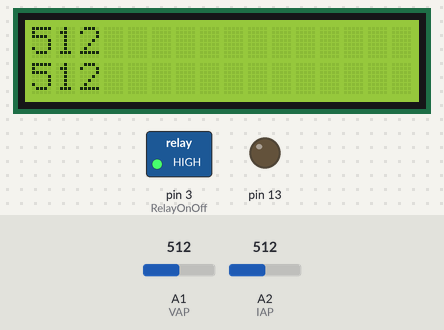
A sketch run on a simulated Arduino Uno, built with avr-gcc and run on an emulated ATmega328P. Parts: 16×2 character LCD, switched loads named in the sketch (green lamp = pin HIGH), output pins drawn as LEDs (lit = HIGH). The test bench sets the inputs (shaded band); at power-on: A1 (VAP) = 512, A2 (IAP) = 512.

Above: at 0.1 s.
At 127.1 s:
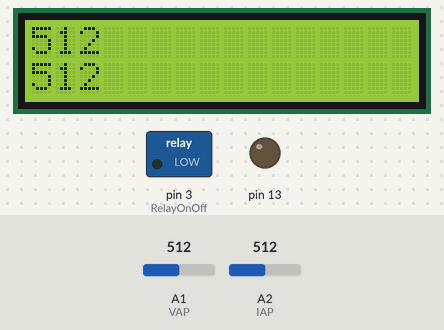
Timing chart, 0 to 128.6 s (numbered marks = the images above):
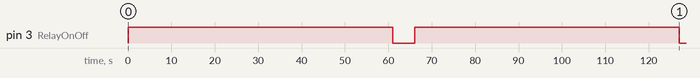

The sketch:

Battery_Tester_23_02_18.ino
```cpp
#include <Arduino.h>
#include <LiquidCrystal.h>

/*Battery Testing Program
23 Feburary 2018

Expects:
LCD Monitor Attached,
VA form Attopilot Volatge Thingy to A1
IA from Attopilot Voltage Thingy to A2
 */

//Set up Analog Inputs
  const byte ButtonInP=0;
  const byte VAP=1;
  const byte IAP=2;

//Set up Outputs
  const byte RelayOnOff=3;
  const byte LEDP=13;

//Set Up Variables
  int ButtonIn=0;
  String VoltageL="";   //The voltage when the motor is not running
  String CurrentL="";   //Curent when the motor is not running
  String VoltageH1="";  //Voltage when the motor just starts running
  String CurrentH1="";  //Current when the motor just starts running
  String VoltageH2="";  //Voltage after a minute of motor run
  String CurrentH2="";  //Current after a minute of motor run
  int CycleCount=0;     //Begins counter for amount of cycles the program has run

//Set Up Liquid Crystal Display
  // include the library code:


  // initialize the library with the numbers of the interface pins
  LiquidCrystal lcd(8, 9, 4, 5, 6, 7);


void setup() {
    // put your setup code here, to run once:

  //Digital Pin Setup
    pinMode(3, OUTPUT);
    pinMode(13, OUTPUT);

  // set up the LCD's number of columns and rows:
    lcd.begin(16, 2);


  }

void loop() {
    // put your main code here, to run repeatedly:
  while(CycleCount<90){

    testVoltage()= VoltageL;
    testCurrent()= CurrentL;

    digitalWrite(RelayOnOff,HIGH);

    delay(1000);  //Delays reading for 1s

    testVoltage()= VoltageH1;
    testCurrent()= CurrentH1;

    delay(60000);  //Delays reading for 60s

    testVoltage()= VoltageH2;
    testCurrent()= CurrentH2;

    digitalWrite(RelayOnOff,LOW); //Turn off Relay

    Serial.println("Unloaded Voltage: ");
    Serial.println(VoltageL);
    Serial.println("Unloaded Current: ");
    Serial.println(CurrentL);
    Serial.println("Inital Load Voltage:");
    Serial.println(VoltageH1);
    Serial.println("Inital Loaded Current:");
    Serial.println(CurrentH1);
    Serial.println("Final Loaded Voltage:");
    Serial.println(VoltageH2);
    Serial.println("Final Loaded Current");
    Serial.println(CurrentH2);

    CycleCount ++;

    Serial.println("Cyles Past");
    Serial.println(CycleCount);

    delay(5000); // Delays reading for 5s
  };

  }
String testVoltage(){

  int RawVoltage=0;

  RawVoltage=analogRead(VAP); //Sets new voltage reading to RawVoltage Variable

  //Maths goes here

  String VoltageReading= String(RawVoltage); // Set the voltage into a string that can be read by the LCD

  lcd.setCursor(0,0); //Top Line Message
  lcd.print(VoltageReading); //LCD Voltage Display

  return VoltageReading;
}

String testCurrent(){

  int RawCurrent=0;

  RawCurrent=analogRead(IAP);//Sets new current reading to RawCurrent Variable

  //Maths goes here

  String CurrentReading = String(RawCurrent); // Set the current into a string that can be read by the LCD

  lcd.setCursor(0,1); //Bottom Line Message
  lcd.print(CurrentReading); //LCD Current Display

  return CurrentReading;
}
```

Measured:
- by itself, pin 3 (RelayOnOff): alternates HIGH for 61.0 s and LOW for 5.0 s
